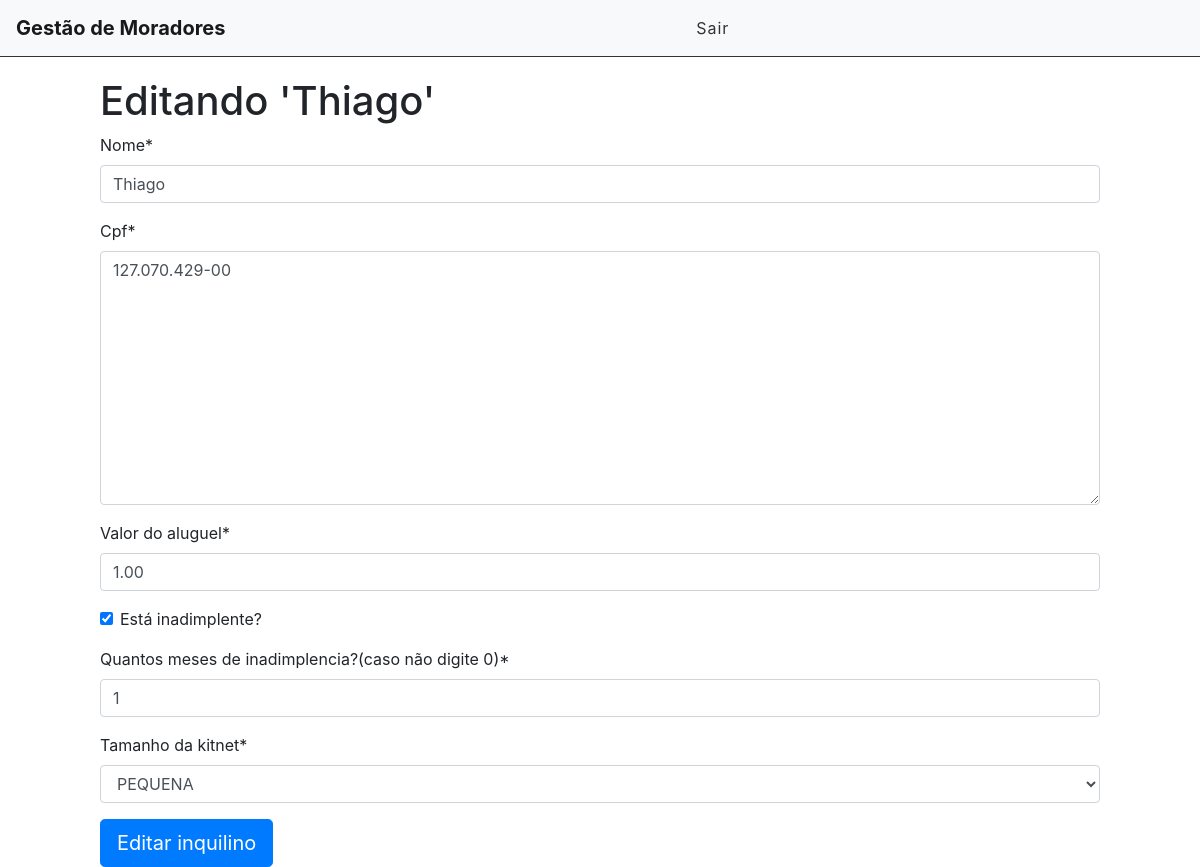
Screenshot of /editar/33 (signed in) with the database file from the repository.
### core/models.py (models this page shows, shortened)
class Registro(Model):
    STATUS = (
        ('doing', 'Doing'),
        ('done', 'Done'),
        ('total', 'Total')
    )
    KITNET = (
        ("P", "PEQUENA"),
        ("M", "MEDIA"),
        ("G", "GRANDE")
    )
    nome = models.CharField('Nome', max_length=100)
    cpf = CPFField('CPF')
    aluguel = models.DecimalField('Valor do aluguel', max_digits=12, decimal_places=2)
    tamanho = models.CharField('Tamanho da kitnet', max_length=1, choices=KITNET, blank=False, null=False)
    status = models.BooleanField('Está inadimplente?')
    atraso = models.DecimalField('Quantos meses de inadimplencia?(caso não digite 0)', max_digits=3, decimal_places=0)
    done = models.CharField(max_length=12, choices=STATUS)
    user = models.ForeignKey(get_user_model(), on_delete=models.CASCADE)

### core/views.py (the view)
# urls.py: path('editar/<int:id>', views.editar, name='editar'),
@login_required
def editar(request, id):
    inquilino = get_object_or_404(Registro, pk=id)
    form = TaskForm(instance=inquilino)
    if request.method == 'POST':
        form = TaskForm(request.POST, instance=inquilino)
        if form.is_valid():
            inquilino.save()
            return redirect('/')
        else:
            return render(request, 'editar.html', {'form': form, 'inquilino': inquilino})
    else:
        return render(request, 'editar.html', {'form': form, 'inquilino': inquilino})

### core/forms.py
class TaskForm(forms.ModelForm):
    class Meta:
        model = Registro
        fields = ('nome', 'cpf', 'aluguel', 'status', 'atraso', 'tamanho')

### core/templates/editar.html (shortened to what this page needs)
{% extends 'index.html' %}
{% load crispy_forms_tags %}
{% block content %}
    <div class="offset-1 col-10 list-div">
        <h1>Editando '{{inquilino.nome}}'</h1>
        <form method="POST">
            {{ form|crispy }}
            <input type="submit" class="btn btn-primary btn-lg" value="Editar inquilino">
        </form>
    </div>
{% endblock %}

### core/static/css/styles.css (style rules this page uses)
.list-div { padding: 0; }

### rows the page displays
Registro: nome "Thiago", cpf "127.070.429-00", aluguel "1.00", status "☑", atraso "1", tamanho "PEQUENA"
